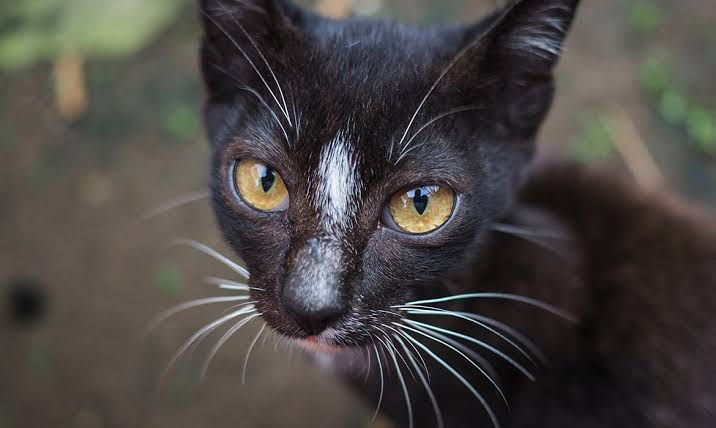
#> input picture kucingg.jpg, 716 x 428 px
$ python latihan1.py
#> lines starting #> are read from the running program, lines starting #| are printed output that depends on the picture
import cv2
import numpy as np

# read gambar
img=cv2.imread('kucingg.jpg')
#> img is the input picture: shape (428, 716, 3); mean B, G, R 67.7, 70.2, 74.4
# operasi invers
im2= 255 - img
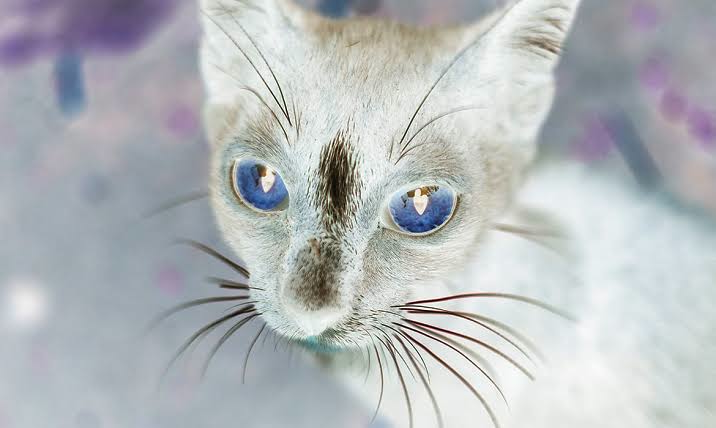
#> im2: shape (428, 716, 3); mean B, G, R 187.3, 184.8, 180.6
# menampilkan gambar
cv2.imshow('kucingg.jpg',im2)
cv2.waitKey(0)
cv2.destroyAllWindows()

$ run again, with gamma_transformed0.5.jpeg copied over kucingg.jpg
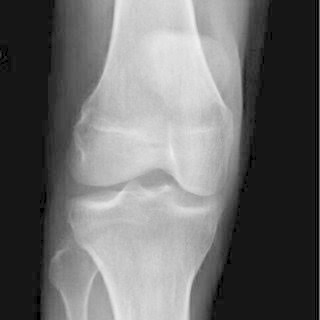
#> input picture gamma_transformed0.5.jpeg, 320 x 320 px
#> img is the input picture: shape (320, 320, 3); min 0, max 239, mean 107.7
#> `im2= 255 - img`:
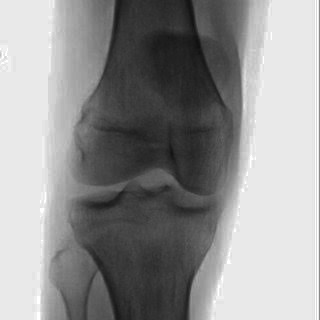
#> im2: shape (320, 320, 3); min 16, max 255, mean 147.3
